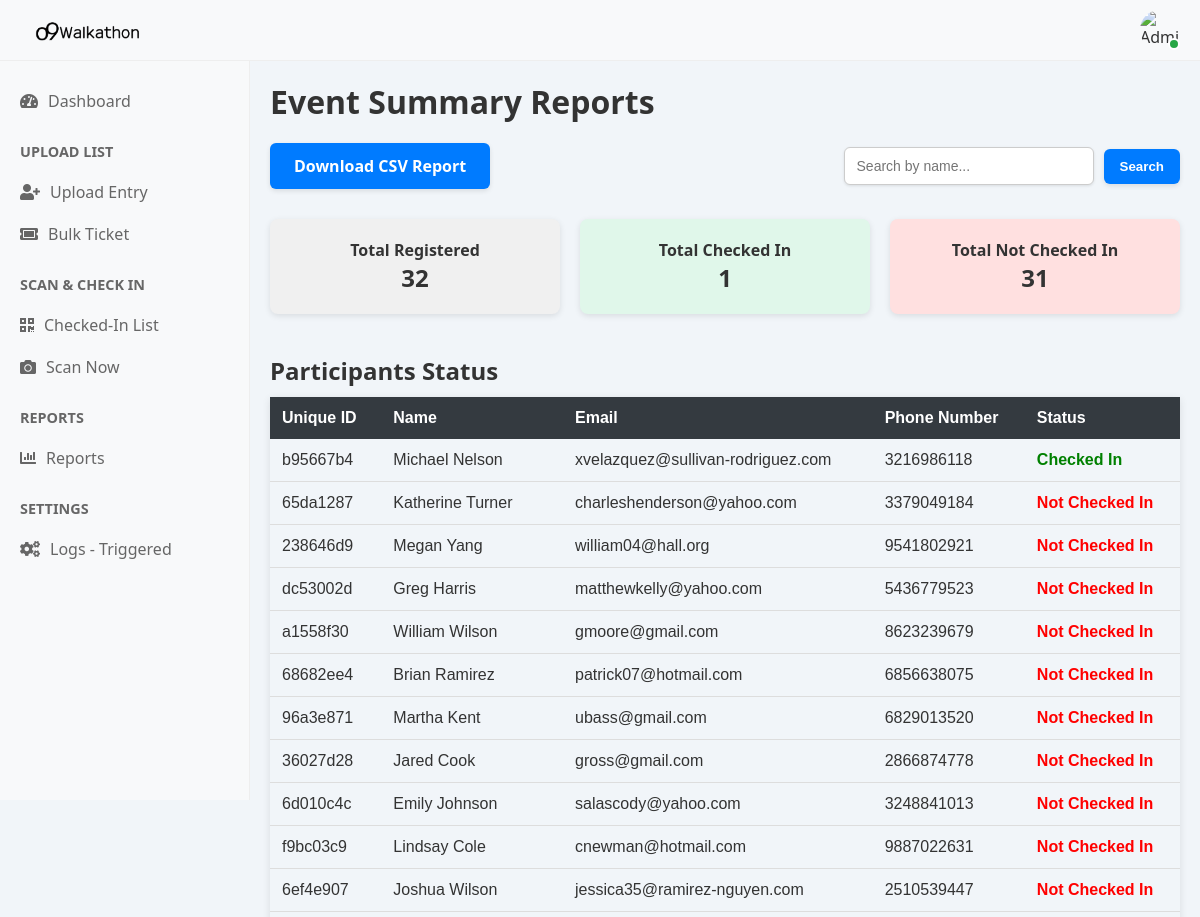
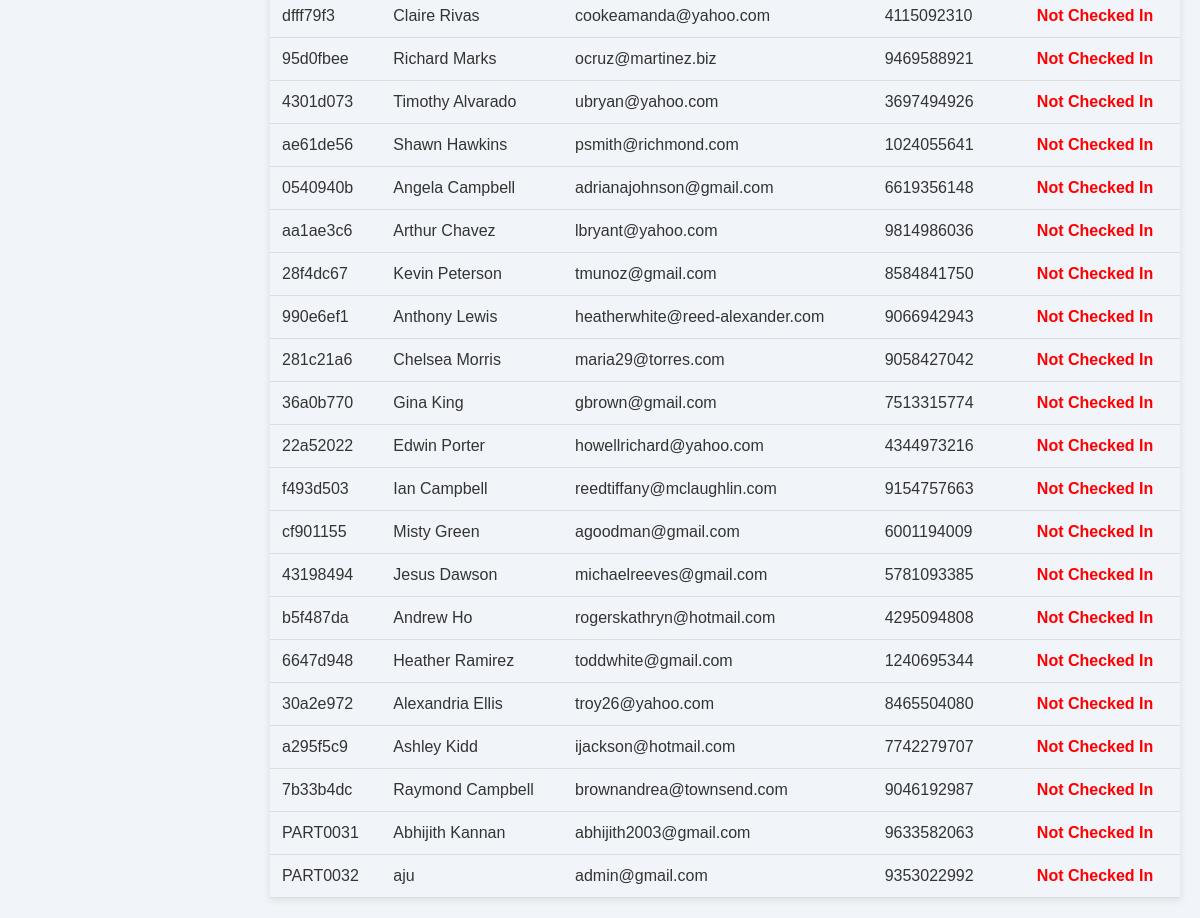
The page /reports/ on the database its author committed (2 pictures, top to bottom).
### walkathon_app/models.py (models this page shows, shortened)
class Participant(models.Model):
    unique_id = models.CharField(max_length=20, unique=True, default=generate_unique_id, editable=False)
    name = models.CharField(max_length=255)
    email = models.EmailField()
    phone_number = models.CharField(max_length=20)
    walking_distance_km = models.DecimalField(max_digits=5, decimal_places=2)
    registered_at = models.DateTimeField(auto_now_add=True)
    gender = models.CharField(
        max_length=10,
        choices=[('Male', 'Male'), ('Female', 'Female'), ('Others', 'Others')],
        null=True, blank=True
    )
    working_professional = models.CharField(
        max_length=3,
        choices=[('Yes', 'Yes'), ('No', 'No')],
        null=True, blank=True
    )
    o9_employee = models.CharField(
        max_length=3,
        choices=[('Yes', 'Yes'), ('No', 'No')],
        null=True, blank=True
    )
    employee_code = models.CharField(max_length=100, null=True, blank=True)
    company_name = models.CharField(max_length=255, null=True, blank=True)

### walkathon_app/views.py (the view)
# urls.py: path('reports/', views.reports, name='reports'),
def reports(request):
    search_query = request.GET.get('search', '')
    participants = Participant.objects.prefetch_related('checkin_set').all()
    total_registered = participants.count()
    total_checked_in = sum(1 for p in participants if p.checkin_set.exists())
    total_not_checked_in = total_registered - total_checked_in
    if search_query:
        participants = participants.filter(name__icontains=search_query)
    for p in participants:
        p.checkin = p.checkin_set.first()
    context = {
        'total_registered': total_registered,
        'total_checked_in': total_checked_in,
        'total_not_checked_in': total_not_checked_in,
        'participants': participants
    }
    return render(request, 'reports.html', context)

### templates/reports.html
{% extends "base.html" %}
{% block content %}
<h1 style="font-size: 2rem; font-weight: bold; margin-bottom: 20px;">Event Summary Reports</h1>
<div style="display: flex; justify-content: space-between; align-items: center; margin-bottom: 30px;">
    <a href="{% url 'export_csv' %}" class="button" style="display: inline-block; padding: 12px 24px; background-color: #007bff; color: white; text-decoration: none; border-radius: 6px; font-weight: 600; box-shadow: 0 2px 5px rgba(0,0,0,0.1);">
        Download CSV Report
    </a>
    <form method="GET" action="" style="display: flex; gap: 10px; align-items: center;">
        <input type="text" name="search" placeholder="Search by name..." value="{{ search_query }}" style="padding: 10px 12px; width: 250px; border: 1px solid #ccc; border-radius: 6px; font-size: 14px; box-shadow: 0 1px 3px rgba(0,0,0,0.1);">
        <button type="submit" style="padding: 10px 16px; border: none; background-color: #007bff; color: white; border-radius: 6px; font-weight: 600; cursor: pointer; box-shadow: 0 2px 5px rgba(0,0,0,0.1);">
            Search
        </button>
    </form>
</div>
<div style="display: flex; gap: 20px; margin-bottom: 30px;">
    <div style="flex: 1; background-color: #f0f0f0; padding: 20px; border-radius: 8px; text-align: center; box-shadow: 0 2px 6px rgba(0,0,0,0.1); font-weight: 600;">
        Total Registered<br><span style="font-size: 1.5rem;">{{ total_registered }}</span>
    </div>
    <div style="flex: 1; background-color: #e0f7ea; padding: 20px; border-radius: 8px; text-align: center; box-shadow: 0 2px 6px rgba(0,0,0,0.1); font-weight: 600;">
        Total Checked In<br><span style="font-size: 1.5rem;">{{ total_checked_in }}</span>
    </div>
    <div style="flex: 1; background-color: #ffe0e0; padding: 20px; border-radius: 8px; text-align: center; box-shadow: 0 2px 6px rgba(0,0,0,0.1); font-weight: 600;">
        Total Not Checked In<br><span style="font-size: 1.5rem;">{{ total_not_checked_in }}</span>
    </div>
</div>
<h2 style="margin-top: 40px; font-size: 1.5rem; margin-bottom: 10px;">Participants Status</h2>
<table style="width: 100%; border-collapse: collapse; font-family: Arial, sans-serif; box-shadow: 0 2px 8px rgba(0,0,0,0.1);">
    <thead>
        <tr style="background-color: #343a40; color: #fff; text-align: left;">
            <th style="padding: 12px;">Unique ID</th>
            <th style="padding: 12px;">Name</th>
            <th style="padding: 12px;">Email</th>
            <th style="padding: 12px;">Phone Number</th>
            <th style="padding: 12px;">Status</th>
        </tr>
    </thead>
    <tbody>
        {% for participant in participants %}
        <tr style="border-bottom: 1px solid #ddd;">
            <td style="padding: 12px;">{{ participant.unique_id }}</td>
            <td style="padding: 12px;">{{ participant.name }}</td>
            <td style="padding: 12px;">{{ participant.email }}</td>
            <td style="padding: 12px;">{{ participant.phone_number }}</td>
            <td style="padding: 12px;">
                {% if participant.checkin %}
                    <span style="color: green; font-weight: 600;">Checked In</span>
                {% else %}
                    <span style="color: red; font-weight: 600;">Not Checked In</span>
                {% endif %}
            </td>
        </tr>
        {% empty %}
        <tr>
            <td colspan="5" style="padding: 12px; text-align: center; color: #777;">No participants found.</td>
        </tr>
        {% endfor %}
    </tbody>
</table>
{% endblock %}

### templates/base.html (style rules this page uses)
* { margin: 0; padding: 0; box-sizing: border-box; }
body { font-family: 'Segoe UI', Tahoma, Geneva, Verdana, sans-serif; background: #f1f5f9; color: #333; }

### rows shown on the page
Participant: unique_id "b95667b4", name "Michael Nelson", email "xvelazquez@sullivan-rodriguez.com", phone_number "3216986118", shows "Checked In"
Participant: unique_id "65da1287", name "Katherine Turner", email "charleshenderson@yahoo.com", phone_number "3379049184", shows "Not Checked In"
Participant: unique_id "238646d9", name "Megan Yang", email "william04@hall.org", phone_number "9541802921", shows "Not Checked In"
Participant: unique_id "dc53002d", name "Greg Harris", email "matthewkelly@yahoo.com", phone_number "5436779523", shows "Not Checked In"
Participant: unique_id "a1558f30", name "William Wilson", email "gmoore@gmail.com", phone_number "8623239679", shows "Not Checked In"
Participant: unique_id "68682ee4", name "Brian Ramirez", email "patrick07@hotmail.com", phone_number "6856638075", shows "Not Checked In"
Participant: unique_id "96a3e871", name "Martha Kent", email "ubass@gmail.com", phone_number "6829013520", shows "Not Checked In"
Participant: unique_id "36027d28", name "Jared Cook", email "gross@gmail.com", phone_number "2866874778", shows "Not Checked In"
Participant: unique_id "6d010c4c", name "Emily Johnson", email "salascody@yahoo.com", phone_number "3248841013", shows "Not Checked In"
Participant: unique_id "f9bc03c9", name "Lindsay Cole", email "cnewman@hotmail.com", phone_number "9887022631", shows "Not Checked In"
Participant: unique_id "6ef4e907", name "Joshua Wilson", email "jessica35@ramirez-nguyen.com", phone_number "2510539447", shows "Not Checked In"
Participant: unique_id "dfff79f3", name "Claire Rivas", email "cookeamanda@yahoo.com", phone_number "4115092310", shows "Not Checked In"
Participant: unique_id "95d0fbee", name "Richard Marks", email "ocruz@martinez.biz", phone_number "9469588921", shows "Not Checked In"
Participant: unique_id "4301d073", name "Timothy Alvarado", email "ubryan@yahoo.com", phone_number "3697494926", shows "Not Checked In"
Participant: unique_id "ae61de56", name "Shawn Hawkins", email "psmith@richmond.com", phone_number "1024055641", shows "Not Checked In"
Participant: unique_id "0540940b", name "Angela Campbell", email "adrianajohnson@gmail.com", phone_number "6619356148", shows "Not Checked In"
Participant: unique_id "aa1ae3c6", name "Arthur Chavez", email "lbryant@yahoo.com", phone_number "9814986036", shows "Not Checked In"
Participant: unique_id "28f4dc67", name "Kevin Peterson", email "tmunoz@gmail.com", phone_number "8584841750", shows "Not Checked In"
Participant: unique_id "990e6ef1", name "Anthony Lewis", email "heatherwhite@reed-alexander.com", phone_number "9066942943", shows "Not Checked In"
Participant: unique_id "281c21a6", name "Chelsea Morris", email "maria29@torres.com", phone_number "9058427042", shows "Not Checked In"
Participant: unique_id "36a0b770", name "Gina King", email "gbrown@gmail.com", phone_number "7513315774", shows "Not Checked In"
Participant: unique_id "22a52022", name "Edwin Porter", email "howellrichard@yahoo.com", phone_number "4344973216", shows "Not Checked In"
Participant: unique_id "f493d503", name "Ian Campbell", email "reedtiffany@mclaughlin.com", phone_number "9154757663", shows "Not Checked In"
Participant: unique_id "cf901155", name "Misty Green", email "agoodman@gmail.com", phone_number "6001194009", shows "Not Checked In"
Participant: unique_id "43198494", name "Jesus Dawson", email "michaelreeves@gmail.com", phone_number "5781093385", shows "Not Checked In"
Participant: unique_id "b5f487da", name "Andrew Ho", email "rogerskathryn@hotmail.com", phone_number "4295094808", shows "Not Checked In"
Participant: unique_id "6647d948", name "Heather Ramirez", email "toddwhite@gmail.com", phone_number "1240695344", shows "Not Checked In"
Participant: unique_id "30a2e972", name "Alexandria Ellis", email "troy26@yahoo.com", phone_number "8465504080", shows "Not Checked In"
Participant: unique_id "a295f5c9", name "Ashley Kidd", email "ijackson@hotmail.com", phone_number "7742279707", shows "Not Checked In"
Participant: unique_id "7b33b4dc", name "Raymond Campbell", email "brownandrea@townsend.com", phone_number "9046192987", shows "Not Checked In"
Participant: unique_id "PART0031", name "Abhijith Kannan", email "abhijith2003@gmail.com", phone_number "9633582063", shows "Not Checked In"
Participant: unique_id "PART0032", name "aju", email "admin@gmail.com", phone_number "9353022992", shows "Not Checked In"

### other values the page prints
{{ total_registered }} "32"
{{ total_checked_in }} "1"
{{ total_not_checked_in }} "31"
